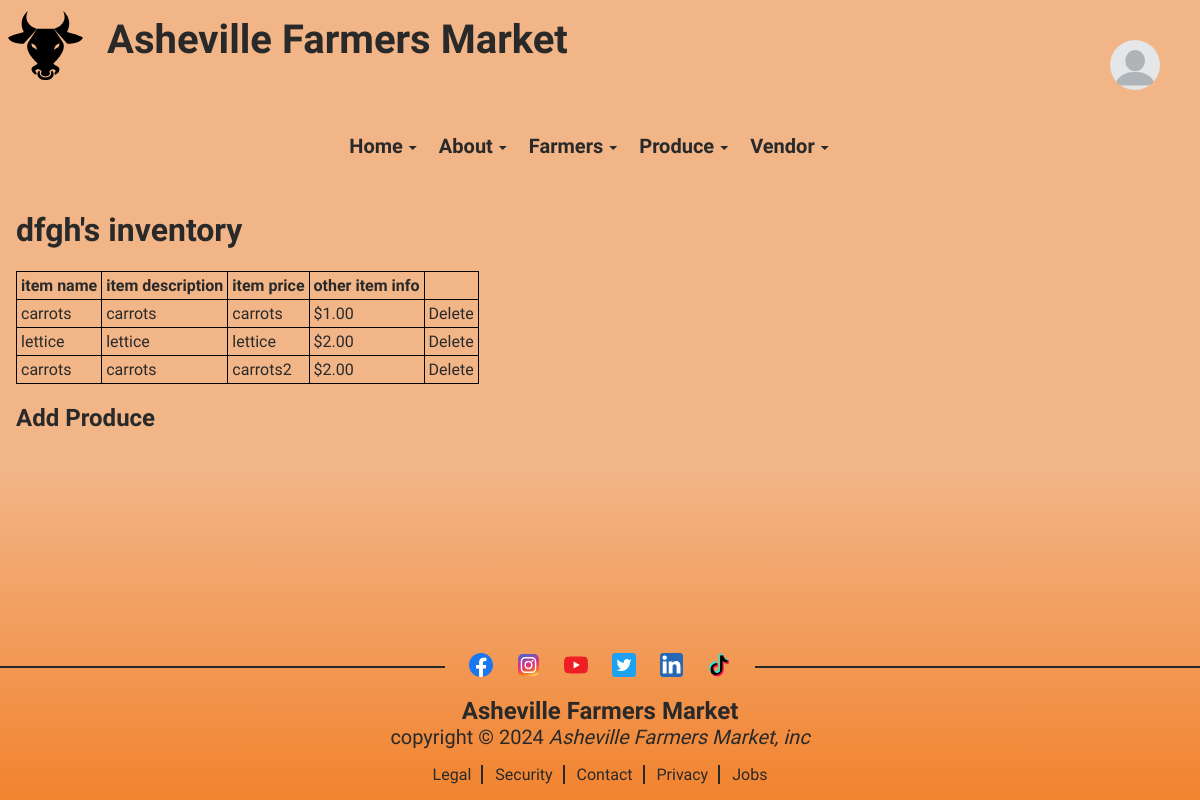
/public/vendors/manage_inventory.php?id=7 (signed in), run on the app's committed database.
### tables this page shows
CREATE TABLE `vendors` (
  `vendor_id` int(11) NOT NULL,
  `vendor_name` varchar(255) NOT NULL,
  `vendor_description` text DEFAULT NULL,
  `other_vendor_info` text DEFAULT NULL
);

CREATE TABLE `goods` (
  `item_id` int(11) NOT NULL,
  `vendor_id` int(11) DEFAULT NULL,
  `item_name` varchar(255) NOT NULL,
  `item_description` text DEFAULT NULL,
  `item_price` decimal(10,2) DEFAULT NULL,
  `other_item_info` text DEFAULT NULL
);

### private/classes/vendors.class.php (called while the page is built, shortened)
<?php
class vendors extends DatabaseObject
{
  static protected $table_name = "vendors";
  static public function find_by_id($id)
  {
    $sql = "SELECT * FROM " . static::$table_name . " ";
    $sql .= "WHERE vendor_id ='" . self::$database->escape_string($id) . "'";
    $obj_array = static::find_by_sql($sql);
    if (!empty($obj_array)) {
      return array_shift($obj_array);
    } else {
      return false;
    }
  }
}

### private/classes/database_object.class.php (called while the page is built, shortened)
<?php
class DatabaseObject {
  static protected $database;
  static protected $table_name = "";
  static public function set_database($database) {
    self::$database = $database;
  }
  static public function find_by_sql($sql) {
    $result = self::$database->query($sql);
    $object_array = [];
    while($record = $result->fetch_assoc()) {
      $object_array[] = static::instantiate($record);
    }
    return $object_array;
  }
  static public function find_all() {
    $sql = "SELECT * FROM " . static::$table_name;
    return static::find_by_sql($sql);
  }
  static protected function instantiate($record) {
    $object = new static;
    foreach($record as $property => $value) {
      if(property_exists($object, $property)) {
        $object->$property = $value;
      }
    }
    return $object;
  }
}
?>

### private/functions.php (called while the page is built, shortened)
<?php
function url_for($script_path) {
  if($script_path[0] != '/') {
    $script_path = "/" . $script_path;
  }
  return WWW_ROOT . $script_path;
}
function u($string="") {
  return urlencode($string);
}
function h($string="") {
  return htmlspecialchars($string);
}
?>

### public/vendors/manage_inventory.php (the view, shortened to what this page needs)
<?php
$id = $_GET['id'];
$vendor = vendors::find_by_id($id);
$produce = produce::find_all();
include(SHARED_PATH . '/public_header.php');?>
<main>
  <h1><?php echo $vendor->vendor_name ?>'s inventory</h1>
  <table>
    <tr>
    <th>item name</th>
    <th>item description</th>
    <th>item price</th>
    <th>other item info</th>
    <th>&nbsp;</th>
    </tr>
    <?php foreach($produce as $veg) {
      if($veg->vendor_id == $id) {?>
    <tr>
      <td><?php echo h($veg->item_name); ?></td>
      <td><?php echo h($veg->item_description); ?></td>
      <td><?php echo h($veg->other_item_info); ?></td>
      <td>$<?php echo h($veg->item_price); ?></td>
      <td><a href="<?php echo url_for('vendors/delete_product.php?id=' . h(u($veg->item_id))) ?>">Delete</a></td>
    </tr>
    <?php }} ?>
  </table>
  <h2><a href="<?php echo url_for('vendors/add_produce.php?id=' . h(u($id))) ?>">Add Produce</a></h2>
</main>
<?php include(SHARED_PATH . '/public_footer.php'); ?>

### public/stylesheets/public.css (style rules this page uses)
:root { --bg-color: linear-gradient(to bottom, #f2b587 0%, #f2b587 59%, #f2832e 100%); --primary-color: #f2b587; --call-to-action: #fb5012; --highlight: #a1e887; --light-color: #c7cedb; --dark-color: #292929; --fancy-text: 'Indie Flower', cursive; --reg-text: 'Courier Prime', monospace; --border: 2px solid var(--dark-color); --fluid-text: clamp(16px, 20px, 48px); --transition: .25s ease-in-out; --shadow: 0 0 5px #000; }
html { min-height: 100%; }
body { background: var(--bg-color); background-size: cover; color: var(--dark-color); display: flex; flex-direction: column; font-family: var(--reg-text); margin: 0; min-height: 100vh; }
main { flex: 1; padding: 1rem; }
h1, h2, h3 { font-family: var(--fancy-text); }
a { color: var(--dark-color); text-decoration: none; }
table { border-collapse: collapse; margin: .5rem .5rem .5rem 0; }
table, th, td { border: 1px solid #000; padding: .25rem; }

### data on the page
vendors: vendor_name "dfgh"
goods: item_name "carrots", item_description "carrots", other_item_info "carrots", item_price "1.00"
goods: item_name "lettice", item_description "lettice", other_item_info "lettice", item_price "2.00"
goods: item_name "carrots", item_description "carrots", other_item_info "carrots2", item_price "2.00"
